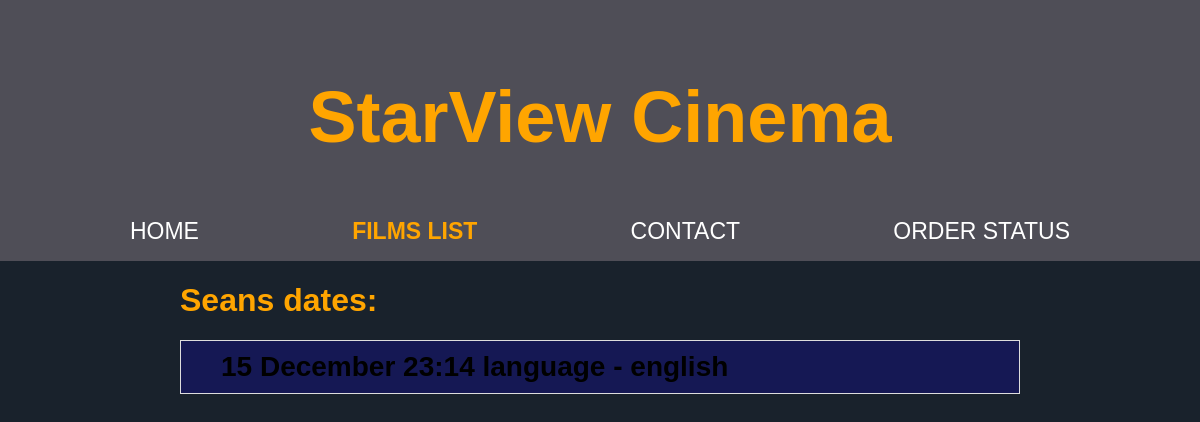
The page /buy_ticket.php?id=68 on the database as committed earlier.
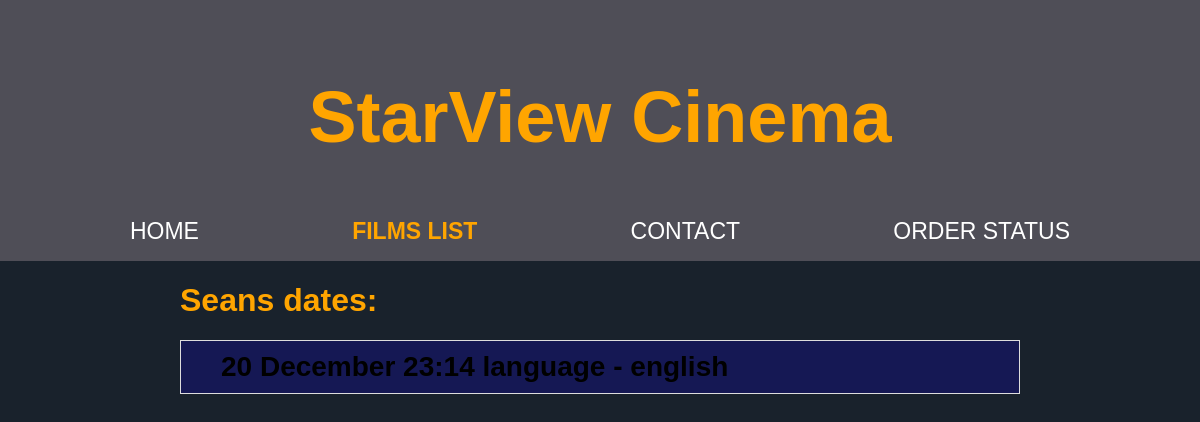
The same page on the database as committed later.
### tables this page shows
CREATE TABLE `showing` (
  `id` int(11) NOT NULL,
  `movie_room_id` int(11) NOT NULL,
  `film_id` int(11) NOT NULL,
  `date` datetime NOT NULL,
  `language` text NOT NULL
);

### buy_ticket.php (the view, shortened to what this page needs)
<!DOCTYPE html>
<html lang="pl">
    <head>
        <link rel="stylesheet" href="styles/style.css">
    </head>
    <body>
        <?php include 'templates/nav.php';?>
        <div id="body_wrap">
        <h1 id = "string">Seans dates:</h1>
        <?php
        echo "<table>";
        $c = mysqli_connect("localhost", "root", "", "cinema_db");
        $query = "SELECT film_id FROM `showing` WHERE showing.id = " . $_GET['id'];
        $result = $c->query($query);
        if ($result !== false && $result->num_rows > 0) {
            while ($row = $result->fetch_assoc()) {
                $filmId = $row['film_id'];
                $query = "SELECT showing.id, showing.date, showing.language, movie_room.rows, movie_room.places_in_row FROM `showing` join movie_room on movie_room.id = showing.movie_room_id WHERE film_id = " . $filmId . " ORDER BY date ASC";
                $result = $c->query($query);
                if ($result !== false && $result->num_rows > 0) {
                    while ($row = $result->fetch_assoc()) {
                        $dateTimeObject = new DateTime($row['date']);
                        $dateTimeObject = $dateTimeObject->format('d F H:i');
                        echo "<tr class='seans' onclick='showForm(this," . $row['rows'] . "," . $row['places_in_row'] . "); setUrlParameter(" . $row['id'] . ")'><td> " . $dateTimeObject . " language - " . $row['language'] . "</td></tr>";
                    }
                } else {
                    echo "No results found.";
                }
            }
        } else {
            echo "No results found.";
        }
        ?>
        </table>
    </div>
    </body>
</html>

Rows that differ between the two databases and show on the page:
changed showing "english": date "15 December 23:14" → "20 December 23:14"
